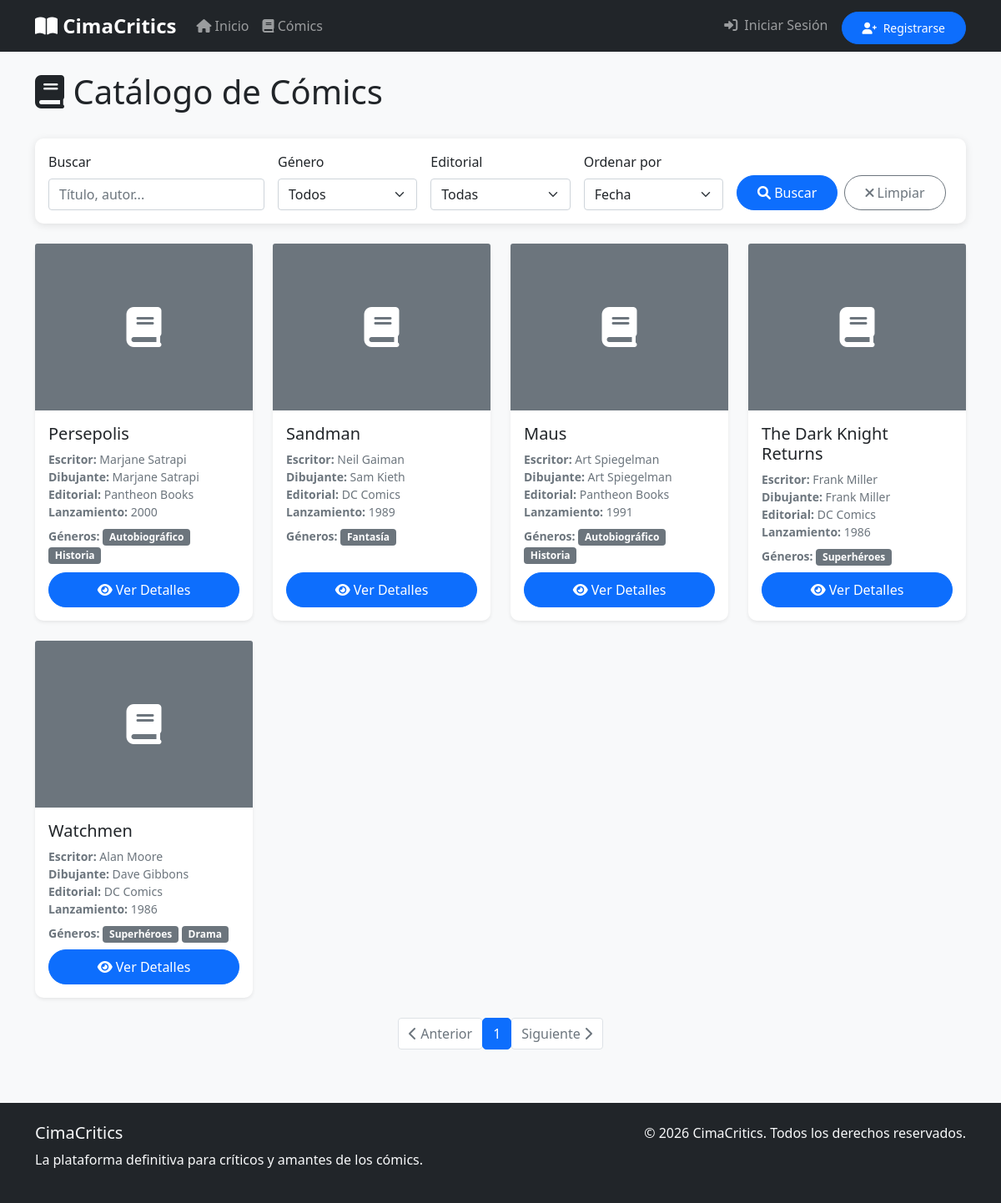
/comics, run on an earlier commit of the app's database.
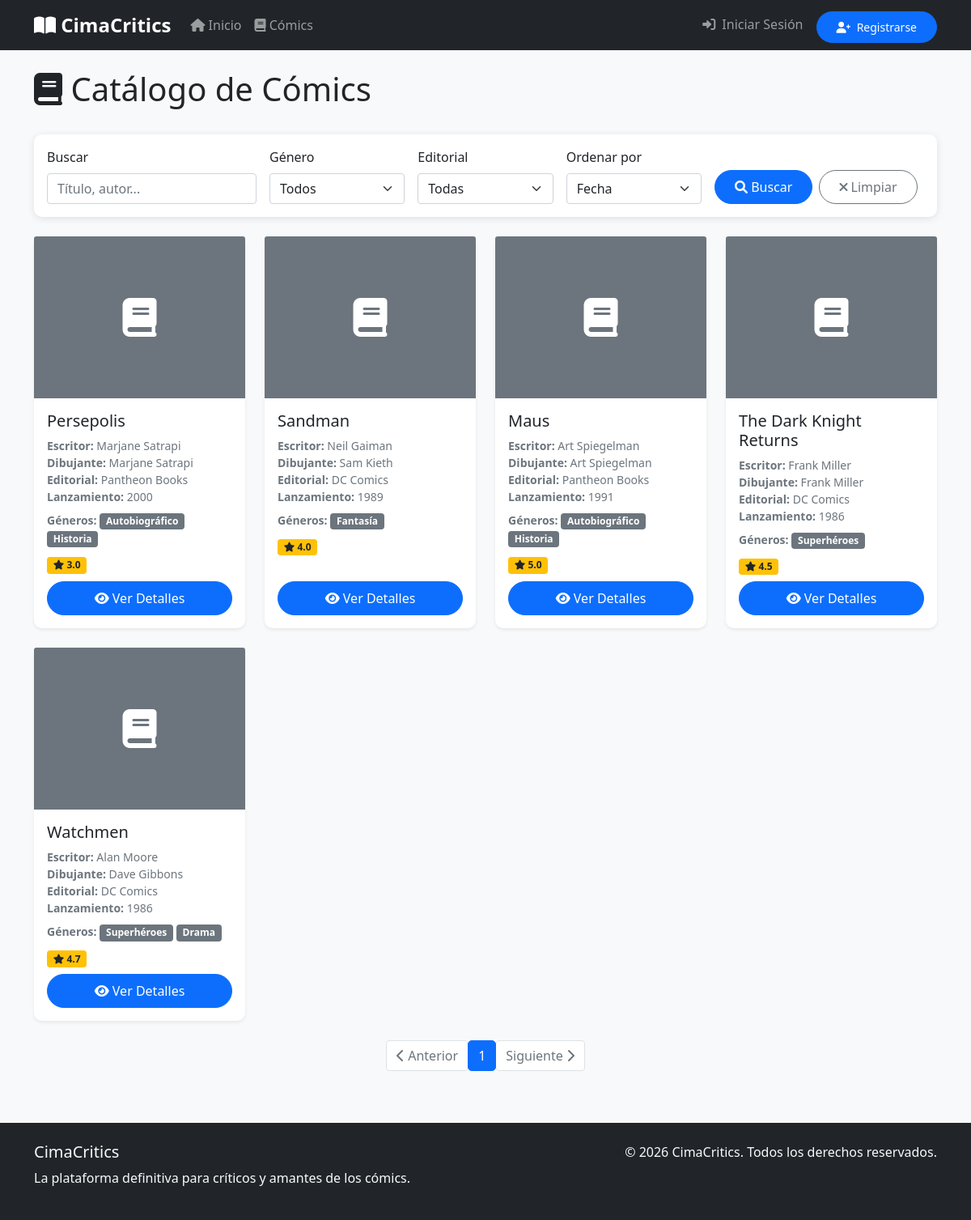
And on a later commit of the database.
### models/__init__.py (models this page shows, shortened)
class Comic(db.Model):
    __tablename__ = 'comic'
    id = db.Column(db.Integer, primary_key=True)
    titulo = db.Column(db.String(128), nullable=False)
    escritor = db.Column(db.String(64), nullable=False)
    dibujante = db.Column(db.String(64), nullable=False)
    lanzamiento = db.Column(db.String(32))
    editorial = db.Column(db.String(64))
    descripcion = db.Column(db.Text)
    imagen_url = db.Column(db.String(256))
    fecha_creacion = db.Column(db.DateTime, default=datetime.utcnow)
    promedio_calificacion = db.Column(db.Float, default=0.0)
    reviews = db.relationship('Review', backref='comic', lazy='dynamic')
    generos = db.relationship('Genero', secondary=comic_genero, lazy='subquery',
        backref=db.backref('comics', lazy=True))

class Genero(db.Model):
    __tablename__ = 'genero'
    id = db.Column(db.Integer, primary_key=True)
    nombre = db.Column(db.String(32), unique=True, nullable=False)

### routes/main.py (the view)
@app.route('/comics')
def comics():
    page = request.args.get('page', 1, type=int)
    per_page = 12
    comics_query = Comic.query.order_by(Comic.fecha_creacion.desc())
    comics_paginated = comics_query.paginate(page=page, per_page=per_page, error_out=False)
    return render_template('comics.html', title='Cómics',
                         comics=comics_paginated.items,
                         pagination=comics_paginated)

### templates/comics.html (shortened to what this page needs)
{% extends "base.html" %}
{% block content %}
<div class="row">
    <div class="col-12">
        <div class="d-flex justify-content-between align-items-center mb-4">
            <h1>
                <i class="fas fa-book"></i> Catálogo de Cómics
            </h1>
        </div>
    </div>
</div>
<div class="row mb-4">
    <div class="col-12">
        <div class="card">
            <div class="card-body">
                <form class="row g-3">
                    <div class="col-md-3">
                        <label class="form-label">Buscar</label>
                        <input type="text" class="form-control" placeholder="Título, autor...">
                    </div>
                    <div class="col-md-2">
                        <label class="form-label">Género</label>
                        <select class="form-select">
                            <option value="">Todos</option>
                        </select>
                    </div>
                    <div class="col-md-2">
                        <label class="form-label">Editorial</label>
                        <select class="form-select">
                            <option value="">Todas</option>
                        </select>
                    </div>
                    <div class="col-md-2">
                        <label class="form-label">Ordenar por</label>
                        <select class="form-select">
                            <option>Fecha</option>
                        </select>
                    </div>
                    <div class="col-md-3 d-flex align-items-end">
                        <button type="submit" class="btn btn-primary me-2">
                            <i class="fas fa-search"></i> Buscar
                        </button>
                        <button type="button" class="btn btn-outline-secondary">
                            <i class="fas fa-times"></i> Limpiar
                        </button>
                    </div>
                </form>
            </div>
        </div>
    </div>
</div>
<div class="row">
    {% for comic in comics %}
    <div class="col-sm-6 col-md-4 col-lg-3 mb-4">
        <div class="card h-100 shadow-sm">
            {% if comic.imagen_url %}
            <img src="{{ comic.imagen_url }}" class="card-img-top" alt="{{ comic.titulo }}" style="height: 200px; object-fit: cover;">
            {% else %}
            <div class="card-img-top bg-secondary d-flex align-items-center justify-content-center" style="height: 200px;">
                <i class="fas fa-book fa-3x text-white"></i>
            </div>
            {% endif %}
            <div class="card-body d-flex flex-column">
                <h5 class="card-title">{{ comic.titulo }}</h5>
                <p class="card-text text-muted mb-2 small">
                    <strong>Escritor:</strong> {{ comic.escritor }}<br>
                    <strong>Dibujante:</strong> {{ comic.dibujante }}<br>
                    <strong>Editorial:</strong> {{ comic.editorial }}<br>
                    <strong>Lanzamiento:</strong> {{ comic.lanzamiento }}<br>
                    <span class="mt-2 d-inline-block">
                        <strong>Géneros:</strong>
                        {% for genero in comic.generos %}
                            <span class="badge bg-secondary">{{ genero.nombre }}</span>
                        {% endfor %}
                    </span>
                </p>
                {% if comic.promedio_calificacion %}
                <div class="mb-2">
                    <span class="badge bg-warning text-dark">
                        <i class="fas fa-star"></i> {{ "%.1f"|format(comic.promedio_calificacion) }}
                    </span>
                </div>
                {% endif %}
                <a href="{{ url_for('comic_detail', comic_id=comic.id) }}" class="btn btn-primary mt-auto">
                    <i class="fas fa-eye"></i> Ver Detalles
                </a>
            </div>
        </div>
    </div>
    {% endfor %}
</div>
{% if pagination %}
<div class="row">
    <div class="col-12">
        <nav aria-label="Paginación de cómics">
            <ul class="pagination justify-content-center">
                {% if pagination.has_prev %}
                <li class="page-item">
                    <a class="page-link" href="{{ url_for('comics', page=pagination.prev_num) }}">
                        <i class="fas fa-chevron-left"></i> Anterior
                    </a>
                </li>
                {% else %}
                <li class="page-item disabled">
                    <span class="page-link">
                        <i class="fas fa-chevron-left"></i> Anterior
                    </span>
                </li>
                {% endif %}
                {% for page_num in pagination.iter_pages() %}
                    {% if page_num %}
                        {% if page_num == pagination.page %}
                        <li class="page-item active">
                            <span class="page-link">{{ page_num }}</span>
                        </li>
                        {% else %}
                        <li class="page-item">
                            <a class="page-link" href="{{ url_for('comics', page=page_num) }}">{{ page_num }}</a>
                        </li>
                        {% endif %}
                    {% else %}
                        <li class="page-item disabled">
                            <span class="page-link">...</span>
                        </li>
                    {% endif %}
                {% endfor %}
                {% if pagination.has_next %}
                <li class="page-item">
                    <a class="page-link" href="{{ url_for('comics', page=pagination.next_num) }}">
                        Siguiente <i class="fas fa-chevron-right"></i>
                    </a>
                </li>
                {% else %}
                <li class="page-item disabled">
                    <span class="page-link">
                        Siguiente <i class="fas fa-chevron-right"></i>
                    </span>
                </li>
                {% endif %}
            </ul>
        </nav>
    </div>
</div>
{% endif %}
{% endblock %}

### templates/base.html (shortened to what this page needs)
<!DOCTYPE html>
<html lang="es">
<head>
    <link href="https://cdn.jsdelivr.net/npm/bootstrap@5.1.3/dist/css/bootstrap.min.css" rel="stylesheet">
    <link href="https://cdnjs.cloudflare.com/ajax/libs/font-awesome/6.0.0/css/all.min.css" rel="stylesheet">
    <link href="{{ url_for('static', filename='css/style.css') }}" rel="stylesheet">
</head>
<body>
    <nav class="navbar navbar-expand-lg navbar-dark bg-dark">
        <div class="container">
            <a class="navbar-brand" href="{{ url_for('index') }}">
                <i class="fas fa-book-open"></i> CimaCritics
            </a>
            <div class="collapse navbar-collapse" id="navbarNav">
                <ul class="navbar-nav me-auto">
                    <li class="nav-item">
                        <a class="nav-link" href="{{ url_for('index') }}">
                            <i class="fas fa-home"></i> Inicio
                        </a>
                    </li>
                    <li class="nav-item">
                        <a class="nav-link" href="{{ url_for('comics') }}">
                            <i class="fas fa-book"></i> Cómics
                        </a>
                    </li>
                </ul>
                <ul class="navbar-nav ms-auto">
                    {% if current_user.is_authenticated %}
                        <li class="nav-item dropdown">
                            <a class="nav-link dropdown-toggle" href="#" id="navbarDropdownMenuLink" role="button" data-bs-toggle="dropdown" aria-expanded="false">
                                <i class="fas fa-user-circle fs-5 me-1"></i> {{ current_user.nombre }}
                            </a>
                            <ul class="dropdown-menu dropdown-menu-end shadow" aria-labelledby="navbarDropdownMenuLink">
                                <li>
                                    <a class="dropdown-item" href="{{ url_for('perfil', user_id=current_user.id) }}">
                                        <i class="fas fa-user text-primary me-2"></i> Mi Perfil
                                    </a>
                                </li>
                                {% if current_user.es_admin %}
                                <li>
                                    <a class="dropdown-item fw-bold text-success" href="{{ url_for('admin_dashboard') }}">
                                        <i class="fas fa-tools text-success me-2"></i> Dashboard Admin
                                    </a>
                                </li>
                                {% endif %}
                                <li><hr class="dropdown-divider"></li>
                                <li>
                                    <a class="dropdown-item text-danger" href="{{ url_for('logout') }}">
                                        <i class="fas fa-sign-out-alt me-2"></i> Cerrar Sesión
                                    </a>
                                </li>
                            </ul>
                        </li>
                    {% else %}
                        <li class="nav-item">
                            <a class="nav-link" href="{{ url_for('login') }}">
                                <i class="fas fa-sign-in-alt me-1"></i> Iniciar Sesión
                            </a>
                        </li>
                        <li class="nav-item ms-2">
                            <a class="btn btn-primary btn-sm mt-1" href="{{ url_for('register') }}">
                                <i class="fas fa-user-plus me-1"></i> Registrarse
                            </a>
                        </li>
                    {% endif %}
                </ul>
            </div>
        </div>
    </nav>
    <main class="container mt-4">
        {% block content %}{% endblock %}
    </main>
    <footer class="bg-dark text-light mt-5 py-4">
        <div class="container">
            <div class="row">
                <div class="col-md-6">
                    <h5>CimaCritics</h5>
                    <p>La plataforma definitiva para críticos y amantes de los cómics.</p>
                </div>
                <div class="col-md-6 text-md-end">
                    <p>&copy; 2026 CimaCritics. Todos los derechos reservados.</p>
                </div>
            </div>
        </div>
    </footer>
</body>
</html>

### static/css/style.css (style rules this page uses)
body { font-family: 'Segoe UI', Tahoma, Geneva, Verdana, sans-serif; background-color: #f8f9fa; }
.navbar-brand { font-weight: bold; font-size: 1.5rem; }
.card { border: none; border-radius: 10px; box-shadow: 0 2px 10px rgba(0,0,0,0.1); transition: transform 0.2s, box-shadow 0.2s; }
.btn { border-radius: 25px; padding: 0.5rem 1.5rem; font-weight: 500; transition: all 0.2s; }
.badge { font-size: 0.75rem; }
.page-link { border-radius: 5px; }

What changed in the data, as far as the page shows it:
changed Comic "Persepolis": promedio_calificacion (not shown) → "3.0"
changed Comic "Sandman": promedio_calificacion (not shown) → "4.0"
changed Comic "Maus": promedio_calificacion (not shown) → "5.0"
changed Comic "The Dark Knight Returns": promedio_calificacion (not shown) → "4.5"
changed Comic "Watchmen": promedio_calificacion (not shown) → "4.7"
